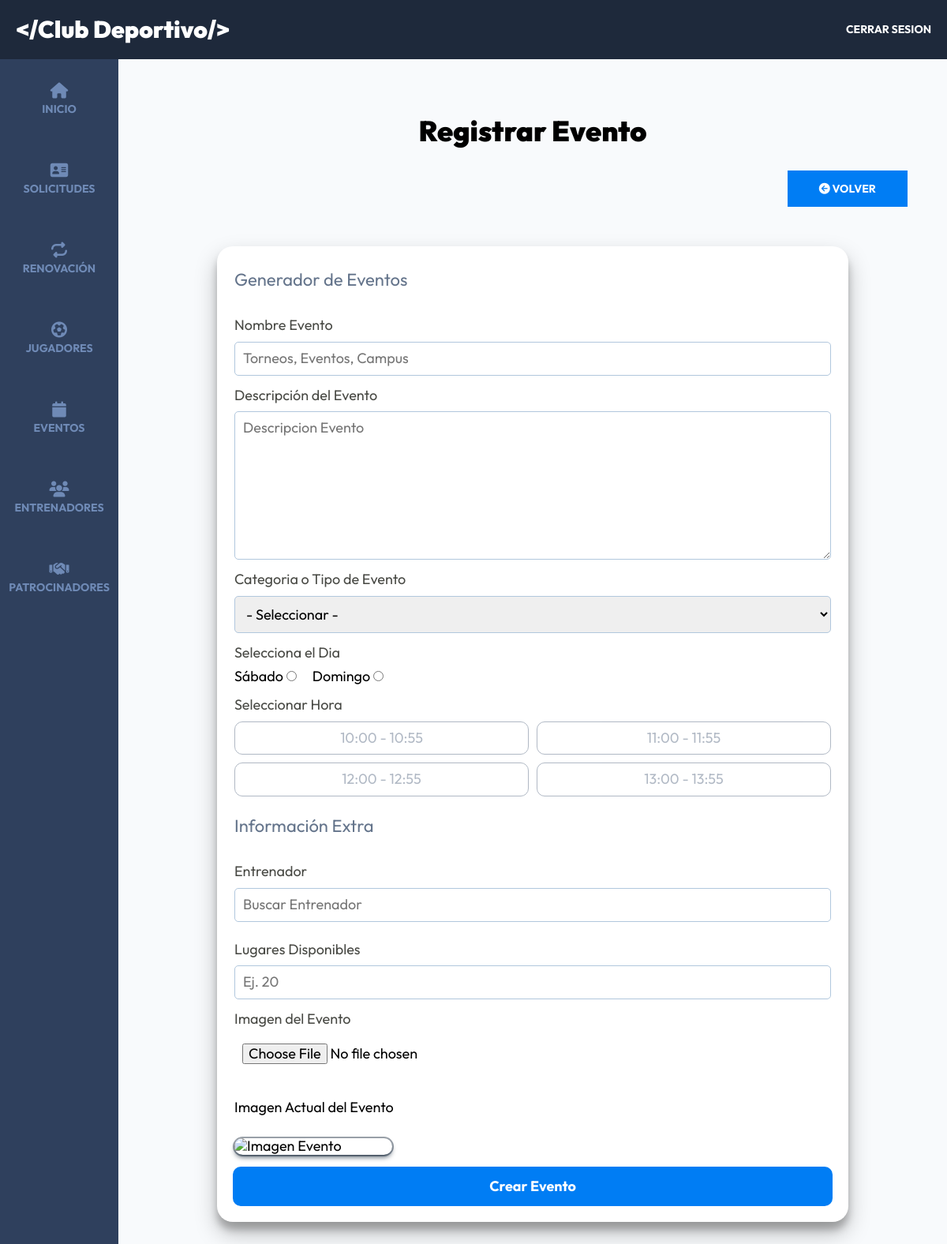
/admin/eventos/crear (signed in), run on the app's committed database.
### tables this page shows
CREATE TABLE dias(id INT AUTO_INCREMENT PRIMARY KEY,nombre VARCHAR(30));

CREATE TABLE horas(id INT AUTO_INCREMENT PRIMARY KEY,hora VARCHAR(20));

### controllers/EventosController.php (called while the page is built, shortened)
<?php
class EventosController {
    public static function crear(Router $router) {
        $alertas = [];
        $categorias = Categoria::all('ASC');
        $dias = Dia::all('ASC');
        $horas = Hora::all('ASC');
        $evento = new Evento;
        $router->render('admin/eventos/crear', [
            'titulo' => 'Registrar Evento',
            'alertas' => $alertas,
            'categorias' => $categorias,
            'dias' => $dias,
            'horas' => $horas,
            'evento' => $evento
        ]);
    }
}

### public/index.php (called while the page is built, shortened)
<?php
$router = new Router();
$router->get('/login', [AuthController::class, 'login']);
$router->post('/login', [AuthController::class, 'login']);
$router->post('/logout', [AuthController::class, 'logout']);
$router->get('/registro', [AuthController::class, 'registro']);
$router->post('/registro', [AuthController::class, 'registro']);
$router->get('/olvide', [AuthController::class, 'olvide']);
$router->post('/olvide', [AuthController::class, 'olvide']);
$router->get('/reestablecer', [AuthController::class, 'reestablecer']);
$router->post('/reestablecer', [AuthController::class, 'reestablecer']);
$router->get('/mensaje', [AuthController::class, 'mensaje']);
$router->get('/confirmar-cuenta', [AuthController::class, 'confirmar']);
$router->get('/admin/dashboard', [DashboardController::class, 'index']);
$router->get('/admin/panel', [AdminController::class, 'index']);
$router->post('/admin/panel/usuarios/aceptar', [AdminController::class, 'aceptarUsuario']);
$router->post('/admin/panel/usuarios/rechazar', [AdminController::class, 'rechazarUsuario']);
$router->get('/admin/panel/editar', [AdminController::class, 'editar']);
$router->post('/admin/panel/editar', [AdminController::class, 'editar']);
$router->get('/admin/renovaciones', [RenovacionController::class, 'index']);
$router->get('/registro/renovaciones', [RenovacionController::class, 'crearSolicitud']);
$router->post('/admin/renovaciones/aceptar', [RenovacionController::class, 'aceptarRenovacion']);
$router->post('/admin/renovaciones/rechazar', [RenovacionController::class, 'rechazarRenovacion']);
$router->get('/admin/registrados/editar', [RegistradosController::class, 'editar']);
$router->post('/admin/registrados/editar', [RegistradosController::class, 'editar']);
$router->get('/admin/registrados', [RegistradosController::class, 'index']);
$router->post('/admin/registrados/aprobar', [RegistradosController::class, 'aprobarUsuario']);
$router->post('/admin/registrados/rechazar', [RegistradosController::class, 'rechazarUsuario']);
$router->get('/admin/entrenadores', [EntrenadoresController::class, 'index']);
$router->get('/admin/entrenadores/crear', [EntrenadoresController::class, 'crear']);
$router->post('/admin/entrenadores/crear', [EntrenadoresController::class, 'crear']);
$router->get('/admin/entrenadores/editar', [EntrenadoresController::class, 'editar']);
$router->post('/admin/entrenadores/editar', [EntrenadoresController::class, 'editar']);
$router->post('/admin/entrenadores/eliminar', [EntrenadoresController::class, 'eliminar']);
$router->get('/admin/eventos', [EventosController::class, 'index']);
$router->get('/admin/eventos/crear', [EventosController::class, 'crear']);
$router->post('/admin/eventos/crear', [EventosController::class, 'crear']);
$router->get('/admin/eventos/editar', [EventosController::class, 'editar']);
$router->post('/admin/eventos/editar', [EventosController::class, 'editar']);
$router->post('/admin/eventos/eliminar', [EventosController::class, 'eliminar']);
$router->get('/api/eventos-horario', [APIEventos::class, 'index']);
$router->get('/api/equipacion', [APIEquipacion::class, 'index']);
$router->get('/api/entrenadores', [APIEntrenadores::class, 'index']);
$router->get('/api/entrenador', [APIEntrenadores::class, 'entrenador']);
$router->get('/admin/patrocinadores', [PatrocinadorController::class, 'index']);
$router->get('/admin/patrocinadores/crear', [PatrocinadorController::class, 'crear']);
$router->post('/admin/patrocinadores/crear', [PatrocinadorController::class, 'crear']);
$router->get('/admin/patrocinadores/editar', [PatrocinadorController::class, 'editar']);
$router->post('/admin/patrocinadores/editar', [PatrocinadorController::class, 'editar']);
$router->post('/admin/patrocinadores/eliminar', [PatrocinadorController::class, 'eliminar']);
$router->get('/admin/equipacion', [EquipacionController::class, 'index']);
$router->get('/finalizar-registro', [RegistroController::class, 'crear']);
$router->post('/finalizar-registro/gratis', [RegistroController::class, 'gratis']);
$router->post('/finalizar-registro/pagar', [RegistroController::class, 'pagar']);
$router->get('/finalizar-registro/eventosconf', [RegistroController::class, 'eventosconf']);
$router->post('/finalizar-registro/eventosconf', [RegistroController::class, 'eventosconf']);
$router->get('/boleto', [RegistroController::class, 'boleto']);
$router->post('/boleto', [RegistroController::class, 'guardarFirma']);
$router->get('/firma', [RegistroController::class, 'firma']);
$router->get('/confirmar-firma', [RegistroController::class, 'confirmarFirma']);
$router->post('/renovacion', [RegistroController::class, 'solicitarRenovacion']);
$router->get('/', [PaginasController::class, 'index']);
$router->get('/clubdeportivo', [PaginasController::class, 'evento']);
$router->get('/paquetes', [PaginasController::class, 'paquetes']);
$router->get('/eventos', [PaginasController::class, 'eventos']);
$router->get('/evento', [PaginasController::class, 'detalleEvento']);
$router->get('/pruebas', [PaginasController::class, 'pruebas']);
$router->get('/404', [PaginasController::class, 'error']);
$router->comprobarRutas();

### models/Evento.php (called while the page is built, shortened)
<?php
class Evento extends ActiveRecord {
    public function __construct($args = [])
    {
        $this->nombre = $args['nombre'] ?? '';
        $this->disponibles = $args['disponibles'] ?? '';
        $this->dia_id = $args['dia_id'] ?? '';
        $this->imagen = $args['imagen'] ?? '';
    }
}

### models/ActiveRecord.php (called while the page is built, shortened)
<?php
class ActiveRecord {
    protected static $db;
    protected static $tabla = '';
    public static function setDB($database) {
        self::$db = $database;
    }
    public static function consultarSQL($query) {
        $resultado = self::$db->query($query);
        $array = [];
        while($registro = $resultado->fetch_assoc()) {
            $array[] = static::crearObjeto($registro);
        }
        return $array;
    }
    protected static function crearObjeto($registro) {
        $objeto = new static;
        foreach($registro as $key => $value ) {
            if(property_exists( $objeto, $key  )) {
                $objeto->$key = $value;
            }
        }
        return $objeto;
    }
    public static function all($orden = 'DESC') {
        $query = "SELECT * FROM " . static::$tabla . " ORDER BY id ${orden}";
        $resultado = self::consultarSQL($query);
        return $resultado;
    }
}

### views/admin/eventos/formulario.php (the view, shortened to what this page needs)
<fieldset class="formulario__fieldset">
    <legend class="formulario__legend">Generador de Eventos</legend>
        <div class="formulario__campo">
            <label for="nombre" class="formulario__label">Nombre Evento</label>
            <input
                type="text"
                class="formulario__input"
                id="nombre"
                name="nombre"
                placeholder="Torneos, Eventos, Campus"
                value="<?php echo $evento->nombre; ?>"
                />
            </div>
            <div class="formulario__campo">
                <label for="descripcion" class="formulario__label">Descripción del Evento</label>
                <textarea
                    class="formulario__input"
                    id="descripcion"
                    name="descripcion"
                    placeholder="Descripcion Evento"
                    rows="8"
                    ><?php echo $evento->descripcion; ?></textarea>
                </div>
            <div class="formulario__campo">
                <label for="categoria" class="formulario__label">Categoria o Tipo de Evento</label>
                    <select
                        class="formulario__select"
                        id="categoria"
                        name="categoria_id">
                        <option value="">- Seleccionar -</option>
                    </select>
                </div>
            <div class="formulario__campo">
                <label for="categoria" class="formulario__label">Selecciona el Dia</label>
                    <div class="formulario__radio">
                        <?php foreach($dias as $dia) { ?>
                            <div>
                                <label for="<?php echo strtolower($dia->nombre); ?>"><?php echo $dia->nombre; ?></label>
                                <input
                                    type="radio"
                                    id="<?php echo strtolower($dia->nombre); ?>"
                                    name="dia"
                                    value="<?php echo $dia->id; ?>"
                                    <?php echo ($evento->dia_id === $dia->id) ? 'checked' : '' ;?>
                                    />
                            </div>
                            <?php } ?>
                    </div>
                </div>
            <div id="horas" class="formulario__campo">
                   <label for="" class="formulario__label">Seleccionar Hora</label>
                   <ul id="horas" class="horas">
                        <?php foreach($horas as $hora) { ?>
                              <li data-hora-id="<?php echo $hora->id; ?>" class="horas__hora horas__hora--deshabilitada"><?php echo $hora->hora; ?></li>
                            <?php } ?>
                   </ul>
            </div>
</fieldset>
<fieldset class="formulario__fieldset">
    <legend class="formulario__legend">Información Extra</legend>
    <div class="formulario__campo">
        <label for="entrenadores" class="formulario__label">Entrenador</label>
        <input
            type="text"
            class="formulario__input"
            id="entrenadores"
            placeholder="Buscar Entrenador"
            />
    </div>
    <div class="formulario__campo">
        <label for="disponibles" class="formulario__label">Lugares Disponibles</label>
        <input
            type="number"
            min="1"
            class="formulario__input"
            id="disponibles"
            name="disponibles"
            placeholder="Ej. 20"
            value="<?php echo $evento->disponibles ?? ''; ?>"
            />
    </div>
    <div class="formulario__campo">
        <label for="imagen" class="formulario__label">Imagen del Evento</label>
        <input
            type="file"
            class="formulario__input formulario__input--file"
            name="imagen"
            id="imagen"
            />
    </div>
    <div class="formulario__campo">
        <?php if(isset($evento->imagen)) { ?>
            <p class="formulario__texto">Imagen Actual del Evento</p>
            <div class="formulario__imagen">
                <picture>
                    <source srcset="/build/img/eventos/<?php echo $evento->imagen; ?>.webp" type="image/webp">
                    <source srcset="/build/img/eventos/<?php echo $evento->imagen; ?>.png" type="image/png">
                    <img src="/build/img/eventos/<?php echo $evento->imagen; ?>.png" alt="Imagen Evento">
                </picture>
            </div>
        <?php } ?>
    </div>
</fieldset>

### public/build/css/app.css (style rules this page uses)
html { line-height: 1.15; -webkit-text-size-adjust: 100%; }
body { margin: 0; }
img { border-style: none; }
button, input, optgroup, select, textarea { font-family: inherit; font-size: 100%; line-height: 1.15; margin: 0; }
button, input { overflow: visible; }
button, select { text-transform: none; }
fieldset { padding: 0.35em 0.75em 0.625em; }
legend { box-sizing: border-box; color: inherit; display: table; max-width: 100%; padding: 0; white-space: normal; }
textarea { overflow: auto; }
[type=checkbox], [type=radio] { box-sizing: border-box; padding: 0; }
html { font-size: 62.5%; box-sizing: border-box; height: 100%; }
*, *:before, *:after { box-sizing: inherit; }
body { font-family: "Outfit", sans-serif; font-size: 1.8rem; }
img { width: 100%; height: auto; border-radius: 2rem; }
@media (min-width: 769px) { picture { display: flex; justify-content: center; } }
.formulario__fieldset { border: none; margin-top: 1rem; padding: 0; }
.formulario__legend { color: #64748B; font-size: 2.2rem; margin-bottom: 2rem; }
.formulario__campo { display: flex; flex-direction: column; gap: 1rem; margin: 1.5rem 0; }
.formulario__label { display: block; font-size: 1.8rem; color: rgba(26, 27, 21, 0.8); }
.formulario__input, .formulario__input--sociales, .formulario__select--sociales, .formulario__select { padding: 1rem; border: 1px solid #b1c7dd; border-radius: 0.5rem; }
.formulario__input--file, .formulario__select--file { border: none; }
.formulario__radio { display: flex; gap: 2rem; }
.formulario__texto { margin-top: 2rem; }
.formulario img { border-radius: 2rem; }
.formulario__imagen { max-width: 20rem; border-radius: 2rem; box-shadow: rgba(6, 24, 44, 0.4) 0px 0px 0px 2px, rgba(6, 24, 44, 0.65) 0px 4px 6px -1px, rgba(255, 255, 255, 0.08) 0px 1px 0px inset; }
.horas { margin: 0; padding: 0; list-style: none; display: grid; gap: 1rem; grid-template-columns: repeat(1, 1fr); }
@media (min-width: 769px) { .horas { display: grid; gap: 1rem; grid-template-columns: repeat(2, 1fr); } }
.horas__hora, .horas__hora--deshabilitada, .horas__hora--seleccionada { color: #007df4; border: 1px solid #007df4; border-radius: 1rem; padding: 1rem; text-align: center; }
.horas__hora--deshabilitada { border: 1px solid #64748B; color: #64748B; opacity: 0.5; }
.dashboard { height: 100%; display: flex; flex-direction: column; background-color: #F8FAFC; }

### data on the page
dias: nombre "Sábado", dia "☐ Sábado"
dias: nombre "Domingo", dia "☐ Domingo"
horas: hora "10:00 - 10:55"
horas: hora "11:00 - 11:55"
horas: hora "12:00 - 12:55"
horas: hora "13:00 - 13:55"

### other printed values
$titulo "Registrar Evento"
